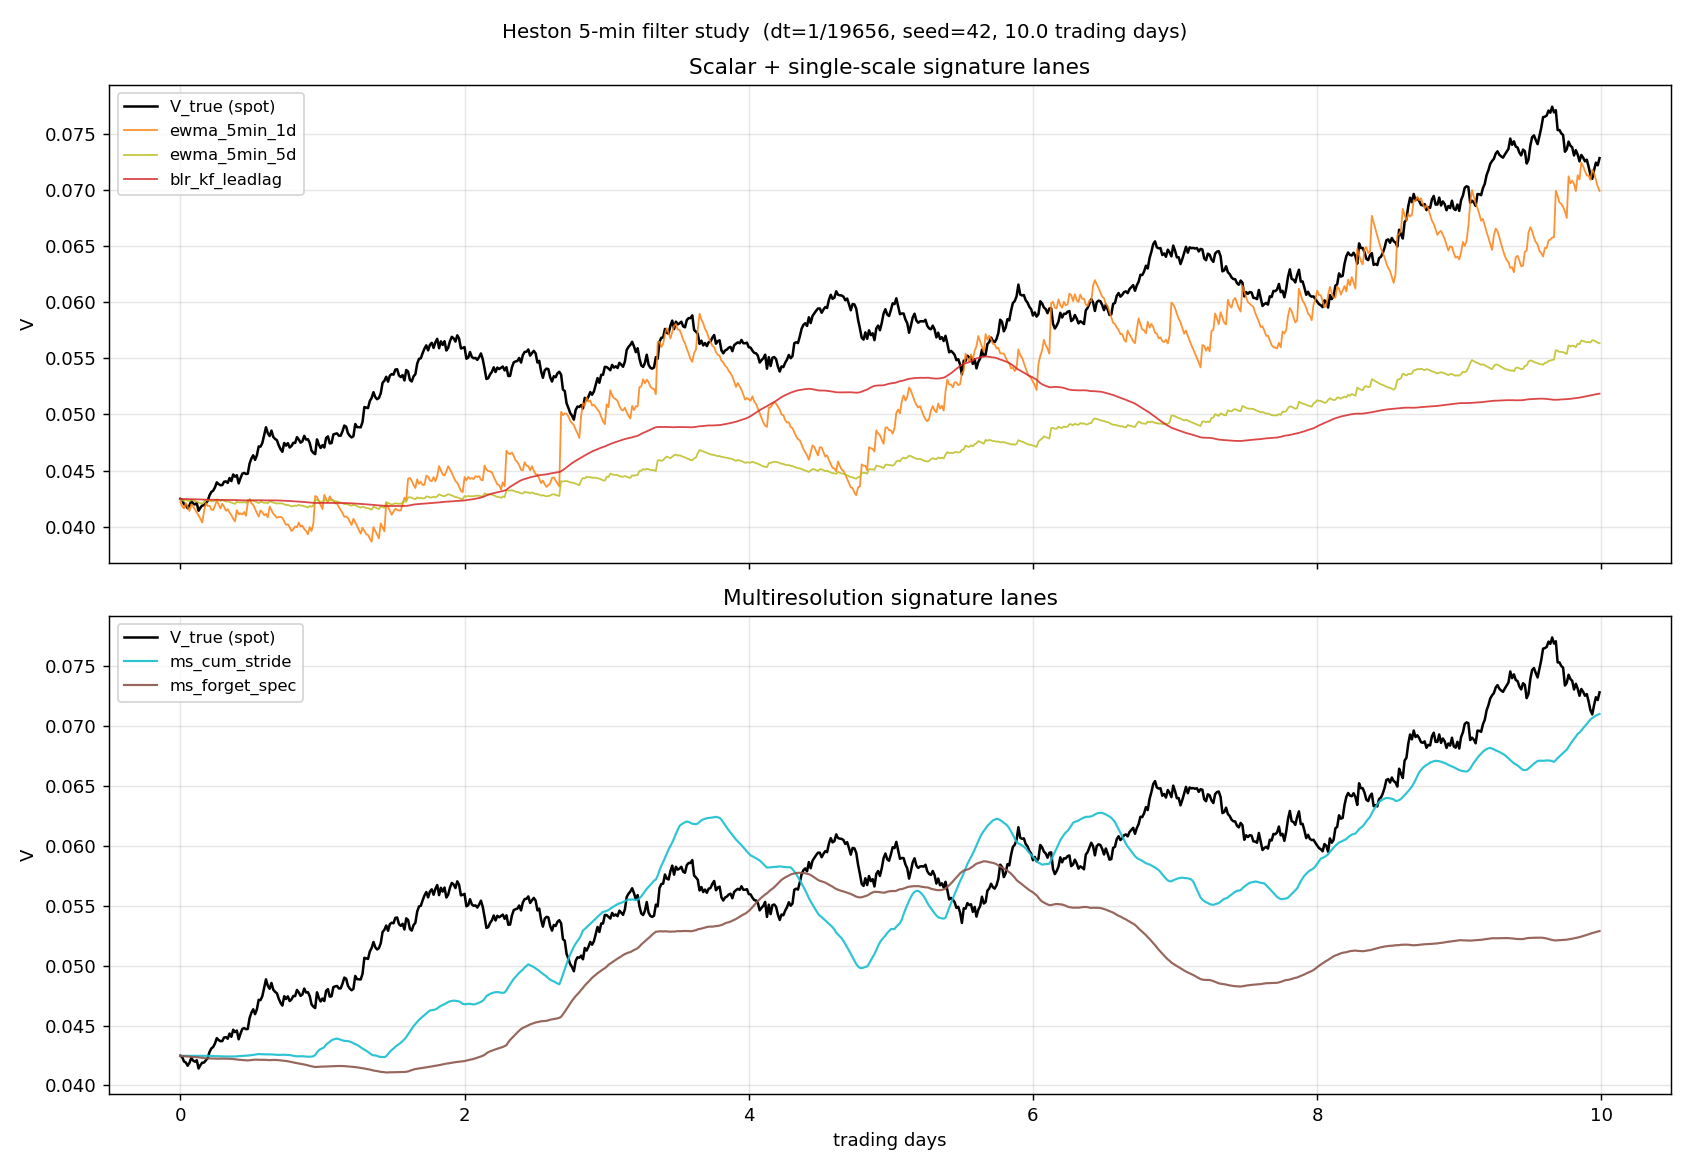

The Python source for this figure:
r"""
BENCHMARK STUDY: Heston filter comparison at 5-minute bars.

This is Row 2 of the validation ladder in
`docs/benchmark_ladder_gated_compression.md`.  At 5-min bars, the
observation frequency is 78 bars/day, so the intraday-to-daily timescale
ratio is substantially larger than in the daily-Heston study.  The
expectation is that fixed-halflife EWMA becomes sensitive to halflife
choice and that multiresolution signature lanes either (a) match EWMA
across a broader range of baselines, or (b) beat the best single EWMA.

No controller (u=0).  Heston V is action-independent, so this is a pure
filter comparison.  Filters consume the underlying-asset return dr_S
(not wealth return).

Lanes compared
--------------
  ewma_5min_1d   : scalar baseline A.  EWMA(r^2/dt) at halflife = 1
                   trading day (78 bars).
  ewma_5min_5d   : scalar baseline B.  EWMA(r^2/dt) at halflife = 5
                   trading days (390 bars).
  blr_kf_leadlag : single-scale lead-lag + 3-feature BLR + outer KF,
                   gamma = 0.99 (about 100-step window).
  ms_cum_stride  : multires cumulative-stride lead-lag BLR+KF,
                   calendar strides (1 hr, 1 day, 5 days) in bars.
  ms_forget_spec : multires forgetting-factor lead-lag BLR+KF with a
                   pilot-estimated spectral ladder (data-driven tau_hat).

Heston config: same as the daily study (rho=-0.7, kappa=2.0, theta=0.04,
xi=0.3).  dt = 1/(252*78).

Reporting
---------
  Primary : pooled corr and RMSE of V_hat_post vs V_true_pre (spot V).
  Secondary: corr vs forward-averaged latent V over h = 78 bars (one day).
  Tertiary : one representative trajectory figure.

Pre-registered interpretation bars (set before running):
  - ms_cum_stride beats EWMA by > +0.03 corr  ->  clear gate flip.
  - ms_cum_stride within +-0.02 corr of EWMA AND clearly above other
    signature variants  ->  strong positive architectural result.
  - EWMA still wins comfortably (> +0.03 over all signature lanes) ->
    the easy-case gate extends to intraday Heston at this config.
"""

from __future__ import annotations

import os
import sys
from dataclasses import replace
from typing import Callable, Dict, List, Tuple

import numpy as np

HERE = os.path.dirname(os.path.abspath(__file__))
sys.path.insert(0, HERE)
sys.path.insert(0, os.path.join(HERE, os.pardir, os.pardir))

from merton_kronic_bilinear import HestonMertonEnv
from merton_value_gradient import (
    CumulativeStrideLeadLagBLRKFVEstimator,
    EWMAVEstimator,
    HVGState,
    LeadLagBLRKFVEstimator,
    MultiScaleLeadLagBLRKFVEstimator,
    OracleVEstimator,
    VGConfig,
    _paired_noise,
    _step_state,
)
from study_heston_filter_targets_and_horizon import (
    _filter_rollout,
    _fresh_lanes,
    build_targets,
)
from src.sskf.multiscale_leadlag_filters import (
    estimate_variance_timescale,
    fixed_calendar_ladder,
    ladder_from_timescale,
)


BARS_PER_DAY = 78
BARS_PER_YEAR = 252 * BARS_PER_DAY   # 19656
DT_5MIN = 1.0 / BARS_PER_YEAR


# ==========================================================================
# Pilot tau (5-min)
# ==========================================================================


def estimate_pilot_tau_years_5min(
    cfg: VGConfig,
    env: HestonMertonEnv,
    n_pilot: int = 8,
    T_pilot_days: int = 30,
    ewma_halflife_bars: float = BARS_PER_DAY,
    base_seed: int = 7_500,
) -> float:
    r"""Pilot tau estimation at 5-min cadence.

    EWMA of r^2/dt with halflife = ewma_halflife_bars steps (default: 78
    bars = 1 trading day).  Then estimate the 1/e lag of the smoothed
    series, capped to the CIR-admissible range.
    """
    lam = float(np.log(2.0) / max(ewma_halflife_bars, 1e-3))
    alpha = 1.0 - float(np.exp(-lam))
    taus: List[float] = []
    T_pilot = int(T_pilot_days * BARS_PER_DAY)
    v0_rng = np.random.RandomState(base_seed)
    for k in range(n_pilot):
        V0 = float(v0_rng.uniform(cfg.V0_low, cfg.V0_high))
        noise = _paired_noise(cfg.rho, T_pilot, base_seed + 1 + k)
        state = HVGState(
            logW=0.0, V=V0, t=0, logW0=0.0,
            ewma_r=0.0, ewma_r2=cfg.V_floor_for_pi_ref * cfg.dt,
        )
        rv = np.zeros(T_pilot)
        smooth = V0
        for t in range(T_pilot):
            state, obs = _step_state(
                env, cfg, state, 0.0,
                float(noise[t, 0]), float(noise[t, 1]),
            )
            y = obs["dr_S"] ** 2 / cfg.dt
            smooth = (1.0 - alpha) * smooth + alpha * y
            rv[t] = smooth
        tau_k = estimate_variance_timescale(
            rv, dt=cfg.dt, max_lag_fraction=0.2,
            min_tau_days=0.5, max_tau_days=250.0,
        )
        taus.append(tau_k)
    return float(np.median(taus))


# ==========================================================================
# Lane factories at 5-min
# ==========================================================================


def make_lane_factories_5min(
    cfg: VGConfig,
    env: HestonMertonEnv,
    tau_spectral_years: float,
    cum_stride_bars: Tuple[float, ...] = (BARS_PER_DAY / 6.0,  # ~1 hr
                                           BARS_PER_DAY * 1.0,  # 1 day
                                           BARS_PER_DAY * 5.0), # 5 days
    ms_spectral_fan: float = 4.0,
    ms_spectral_nscales: int = 3,
) -> Dict[str, Callable[[], object]]:
    r"""Lane factories for the 5-min study.  Scalar-EWMA halflives are
    specified in BARS (not days), since VGConfig's halflife_days field
    is actually a halflife-in-steps under the hood.
    """
    halflife_1d_bars = BARS_PER_DAY
    halflife_5d_bars = 5 * BARS_PER_DAY
    cum_taus = [float(b * cfg.dt) for b in cum_stride_bars]
    spectral_taus = ladder_from_timescale(
        tau_spectral_years, n_scales=ms_spectral_nscales, fan=ms_spectral_fan,
    )
    return {
        "oracle":         lambda: OracleVEstimator(),
        "ewma_5min_1d":   lambda: EWMAVEstimator(
            halflife_days=halflife_1d_bars, dt=cfg.dt,
        ),
        "ewma_5min_5d":   lambda: EWMAVEstimator(
            halflife_days=halflife_5d_bars, dt=cfg.dt,
        ),
        "blr_kf_leadlag": lambda: LeadLagBLRKFVEstimator(
            env=env, dt=cfg.dt, ll_gamma=0.99, target_clip=None,
        ),
        "ms_cum_stride":  lambda: CumulativeStrideLeadLagBLRKFVEstimator(
            env=env, dt=cfg.dt, taus_years=list(cum_taus), target_clip=None,
        ),
        "ms_forget_spec": lambda: MultiScaleLeadLagBLRKFVEstimator(
            env=env, dt=cfg.dt, taus_years=list(spectral_taus), target_clip=None,
        ),
    }


# ==========================================================================
# Core comparison
# ==========================================================================


def study_5min_comparison(
    cfg: VGConfig,
    env: HestonMertonEnv,
    factories: Dict[str, Callable[[], object]],
    n_seeds: int,
    T: int,
    h: int,
    warmup: int,
    base_seed: int,
) -> Dict[str, Dict[str, Tuple[float, float, int]]]:
    lane_names = list(factories.keys())
    target_names = ["spot_V", "one_step_ahead_V", f"forward_latent_V_h{h}"]
    stacked_hat: Dict[str, List[np.ndarray]] = {n: [] for n in lane_names}
    stacked_tgt: Dict[str, List[np.ndarray]] = {n: [] for n in target_names}

    v0_rng = np.random.RandomState(base_seed)
    for k in range(n_seeds):
        V0 = float(v0_rng.uniform(cfg.V0_low, cfg.V0_high))
        noise = _paired_noise(cfg.rho, T, base_seed + 1 + k)
        lanes = _fresh_lanes(factories, V0)
        V_true_pre, V_true_post, V_hat_post, dr_S = _filter_rollout(
            cfg, env, lanes, T, noise, V0,
        )
        targets = build_targets(V_true_pre, V_true_post, dr_S, cfg.dt, h)
        for name in lane_names:
            stacked_hat[name].append(V_hat_post[name])
        for name in target_names:
            stacked_tgt[name].append(targets[name])

    out: Dict[str, Dict[str, Tuple[float, float, int]]] = {}
    for lane in lane_names:
        pred = np.concatenate([a[warmup:] for a in stacked_hat[lane]])
        lane_res: Dict[str, Tuple[float, float, int]] = {}
        for tgt in target_names:
            target_arr = np.concatenate(
                [a[warmup:] for a in stacked_tgt[tgt]]
            )
            mask = np.isfinite(pred) & np.isfinite(target_arr)
            if mask.sum() < 3:
                lane_res[tgt] = (float("nan"), float("nan"), 0)
                continue
            p = pred[mask]
            q = target_arr[mask]
            rmse = float(np.sqrt(np.mean((p - q) ** 2)))
            corr = float(np.corrcoef(p, q)[0, 1])
            lane_res[tgt] = (rmse, corr, int(mask.sum()))
        out[lane] = lane_res
    return out


def _print_table(
    results: Dict[str, Dict[str, Tuple[float, float, int]]],
    h: int,
    title: str,
) -> None:
    order = ["spot_V", "one_step_ahead_V", f"forward_latent_V_h{h}"]
    labels = {
        "spot_V": "spot V",
        "one_step_ahead_V": "one-step V",
        f"forward_latent_V_h{h}": f"fwd_lat_V (h={h}b)",
    }
    print(title)
    print("-" * 118)
    print(f"{'lane':20s} | {'stat':>6s} |", end="")
    for tgt in order:
        print(f"  {labels[tgt]:>20s}", end="")
    print()
    print("-" * 118)
    for lane, lane_res in results.items():
        print(f"{lane:20s} | {'corr':>6s} |", end="")
        for tgt in order:
            _, corr, _ = lane_res[tgt]
            cell = f"{corr:+.4f}" if np.isfinite(corr) else "    nan"
            print(f"  {cell:>20s}", end="")
        print()
    print("-" * 118)
    for lane, lane_res in results.items():
        print(f"{lane:20s} | {'rmse':>6s} |", end="")
        for tgt in order:
            rmse, _, _ = lane_res[tgt]
            cell = f"{rmse:.4f}" if np.isfinite(rmse) else "   nan"
            print(f"  {cell:>20s}", end="")
        print()
    print()


# ==========================================================================
# Warm-start ablation (Benchmark 3)
# ==========================================================================


def warm_start_ablation(
    cfg: VGConfig,
    env: HestonMertonEnv,
    scalar_factory: Callable[[], object],
    signature_factory: Callable[[], object],
    scalar_name: str,
    signature_name: str,
    T: int,
    warm_windows: Tuple[Tuple[int, int], ...],
    n_seeds: int,
    base_seed: int,
) -> Dict[str, Dict[str, Tuple[float, float]]]:
    r"""Warm-persistent within one long path per seed.

    Filters are reset ONCE at t=0 of the path and allowed to warm through
    the path.  Stats are computed inside each (lo, hi) window.  Compare
    how much the signature lane closes vs the scalar baseline as the
    warm-up window moves later in the path.
    """
    factories = {scalar_name: scalar_factory, signature_name: signature_factory}
    per_seed_hat: Dict[str, List[np.ndarray]] = {n: [] for n in factories}
    per_seed_true: List[np.ndarray] = []
    v0_rng = np.random.RandomState(base_seed)
    for k in range(n_seeds):
        V0 = float(v0_rng.uniform(cfg.V0_low, cfg.V0_high))
        noise = _paired_noise(cfg.rho, T, base_seed + 1 + k)
        lanes = _fresh_lanes(factories, V0)
        V_true_pre, _, V_hat_post, _ = _filter_rollout(
            cfg, env, lanes, T, noise, V0,
        )
        for name in factories:
            per_seed_hat[name].append(V_hat_post[name])
        per_seed_true.append(V_true_pre)
    out: Dict[str, Dict[str, Tuple[float, float]]] = {}
    for (lo, hi) in warm_windows:
        key = f"t=[{lo},{hi})"
        out[key] = {}
        true_pool = np.concatenate([a[lo:hi] for a in per_seed_true])
        for name in factories:
            pred_pool = np.concatenate([a[lo:hi] for a in per_seed_hat[name]])
            mask = np.isfinite(pred_pool) & np.isfinite(true_pool)
            if mask.sum() < 3:
                out[key][name] = (float("nan"), float("nan"))
                continue
            rmse = float(np.sqrt(np.mean((pred_pool[mask] - true_pool[mask]) ** 2)))
            corr = float(np.corrcoef(pred_pool[mask], true_pool[mask])[0, 1])
            out[key][name] = (rmse, corr)
    return out


def _print_warm_start_table(
    results: Dict[str, Dict[str, Tuple[float, float]]],
    scalar_name: str, signature_name: str,
) -> None:
    print(f"Warm-start ablation (corr / RMSE vs spot V within each within-path window)")
    print("  CAVEAT: within-path stats; NOT directly comparable to cross-path cold-reset.")
    print("-" * 90)
    windows = list(results.keys())
    header = f"{'window':>16s}  |  {scalar_name[:18]:>18s}   {signature_name[:22]:>22s}"
    print(header)
    print("-" * 90)
    for w in windows:
        rmse_s, corr_s = results[w][scalar_name]
        rmse_g, corr_g = results[w][signature_name]
        cs = f"{corr_s:+.3f}/{rmse_s:.3f}" if np.isfinite(corr_s) else "nan"
        cg = f"{corr_g:+.3f}/{rmse_g:.3f}" if np.isfinite(corr_g) else "nan"
        print(f"{w:>16s}  |  {cs:>18s}   {cg:>22s}")
    print()


# ==========================================================================
# Figure
# ==========================================================================


def _plot_representative(
    cfg: VGConfig,
    env: HestonMertonEnv,
    factories: Dict[str, Callable[[], object]],
    out_path: str,
    T: int,
    seed: int,
) -> None:
    import matplotlib
    matplotlib.use("Agg")
    import matplotlib.pyplot as plt

    cfg2 = replace(cfg, T_steps=T)
    noise = _paired_noise(cfg.rho, T, seed)
    V0 = float(np.random.RandomState(seed).uniform(cfg.V0_low, cfg.V0_high))
    lanes = _fresh_lanes(factories, V0)
    V_true_pre, _, V_hat_post, _ = _filter_rollout(
        cfg2, env, lanes, T, noise, V0,
    )
    t_axis = np.arange(T) / BARS_PER_DAY   # x-axis in trading days
    palette = {
        "oracle":         "tab:green",
        "ewma_5min_1d":   "tab:orange",
        "ewma_5min_5d":   "tab:olive",
        "blr_kf_leadlag": "tab:red",
        "ms_cum_stride":  "tab:cyan",
        "ms_forget_spec": "tab:brown",
    }
    fig, axes = plt.subplots(2, 1, figsize=(13, 9), sharex=True)
    ax = axes[0]
    ax.plot(t_axis, V_true_pre, "k-", lw=1.4, label="V_true (spot)")
    for name in ("ewma_5min_1d", "ewma_5min_5d", "blr_kf_leadlag"):
        if name in V_hat_post:
            ax.plot(t_axis, V_hat_post[name], color=palette.get(name),
                    lw=1.0, alpha=0.85, label=name)
    ax.set_ylabel("V")
    ax.set_title("Scalar + single-scale signature lanes")
    ax.legend(fontsize=9, loc="best")
    ax.grid(alpha=0.3)
    ax = axes[1]
    ax.plot(t_axis, V_true_pre, "k-", lw=1.4, label="V_true (spot)")
    for name in ("ms_cum_stride", "ms_forget_spec"):
        if name in V_hat_post:
            ax.plot(t_axis, V_hat_post[name], color=palette.get(name),
                    lw=1.2, alpha=0.9, label=name)
    ax.set_xlabel("trading days")
    ax.set_ylabel("V")
    ax.set_title("Multiresolution signature lanes")
    ax.legend(fontsize=9, loc="best")
    ax.grid(alpha=0.3)
    fig.suptitle(
        f"Heston 5-min filter study  (dt=1/{BARS_PER_YEAR}, seed={seed}, "
        f"{T/BARS_PER_DAY:.1f} trading days)",
        fontsize=11,
    )
    fig.tight_layout()
    fig.savefig(out_path, dpi=130)
    plt.close(fig)


# ==========================================================================
# Main
# ==========================================================================


def main() -> None:
    # Base daily config; we mutate dt, T_steps, and ewma_halflife in-place.
    cfg_base = VGConfig()
    cfg = replace(
        cfg_base,
        dt=DT_5MIN,
        T_steps=60 * BARS_PER_DAY,   # ~3 trading months
        ewma_halflife_days=float(BARS_PER_DAY),  # 1 day in bars (halflife-in-steps)
    )
    env = HestonMertonEnv(rho=cfg.rho, gamma=cfg.gamma)

    print("=" * 118)
    print("BENCHMARK 2 of validation ladder:  Heston at 5-minute bars  (filter-only, u=0)")
    print(f"  config: rho={cfg.rho}  gamma={cfg.gamma}  dt=1/{BARS_PER_YEAR}={cfg.dt:.6f}")
    print(f"  CIR   : kappa={env.kappa}  theta={env.theta}  xi={env.xi}"
          f"   1/kappa={1.0/env.kappa:.2f} yr = {1.0/(env.kappa*cfg.dt):.0f} bars"
          f" = {1.0/(env.kappa*cfg.dt*BARS_PER_DAY):.1f} days")
    print(f"  V0 uniform [{cfg.V0_low}, {cfg.V0_high}]")
    print("  Bars per day: 78  (5-min bars, 6.5-hour trading day)")
    print("=" * 118)

    # Pilot tau (spectral ladder)
    print()
    print("Pilot tau estimation (EWMA(r^2/dt) ACF 1/e lag, median over pilot seeds)")
    tau_spectral = estimate_pilot_tau_years_5min(
        cfg, env, n_pilot=8, T_pilot_days=30, ewma_halflife_bars=BARS_PER_DAY,
        base_seed=7_500,
    )
    tau_days = tau_spectral / cfg.dt / BARS_PER_DAY
    tau_bars = tau_spectral / cfg.dt
    print(f"  pilot tau_hat = {tau_spectral:.5f} yr = {tau_bars:.0f} bars = {tau_days:.2f} days")
    ladder = ladder_from_timescale(tau_spectral, n_scales=3, fan=4.0)
    ladder_days = [t / cfg.dt / BARS_PER_DAY for t in ladder]
    ladder_bars = [t / cfg.dt for t in ladder]
    print(f"  spectral ladder (fan=4, 3 scales): "
          f"{['%.1fd' % d for d in ladder_days]}  "
          f"(= {['%.0f bars' % b for b in ladder_bars]})")

    factories = make_lane_factories_5min(cfg, env, tau_spectral)
    cum_stride_days = [BARS_PER_DAY / 6.0 / BARS_PER_DAY,
                       1.0, 5.0]
    print(f"  cum-stride calendar scales: "
          f"[{cum_stride_days[0]*24:.1f} hr, {cum_stride_days[1]:.0f} d, {cum_stride_days[2]:.0f} d]"
          f"  = [~13, 78, 390 bars]")

    # Primary study
    print()
    n_seeds = 8
    T_days = 60
    T = T_days * BARS_PER_DAY       # ~4680 bars/seed
    h = BARS_PER_DAY                # forward-averaged V over 1 trading day
    warmup_days = 5
    warmup = warmup_days * BARS_PER_DAY
    print(f"STUDY  --  n_seeds={n_seeds}, T={T} bars ({T_days} trading days), "
          f"h={h} bars (1 day), warm-up={warmup} bars ({warmup_days} days)")
    res = study_5min_comparison(
        cfg, env, factories,
        n_seeds=n_seeds, T=T, h=h, warmup=warmup,
        base_seed=11_000,
    )
    _print_table(res, h=h, title="Study -- corr and RMSE vs spot V / one-step / forward-avg V")

    # Figure
    plot_path = os.path.join(HERE, "study_heston_5min_signature_filters.png")
    try:
        _plot_representative(
            cfg, env, factories, out_path=plot_path,
            T=10 * BARS_PER_DAY, seed=42,
        )
        print(f"Saved figure: {plot_path}")
    except Exception as e:
        print(f"Figure skipped: {e}")

    # Direct answers
    def corr_of(lane: str) -> float:
        return float(res.get(lane, {}).get("spot_V", (float("nan"), float("nan"), 0))[1])

    ewma_best = max(["ewma_5min_1d", "ewma_5min_5d"], key=lambda L: corr_of(L))
    sig_lanes = ["blr_kf_leadlag", "ms_cum_stride", "ms_forget_spec"]
    sig_best = max(sig_lanes, key=lambda L: corr_of(L))

    print("=" * 118)
    print("DIRECT ANSWERS  (at this 5-min Heston config; NOT a universal ranking)")
    print("=" * 118)
    print(f"  Best scalar baseline : {ewma_best} (corr spot V = {corr_of(ewma_best):+.4f})")
    print(f"  Best signature lane  : {sig_best} (corr spot V = {corr_of(sig_best):+.4f})")
    gap = corr_of(sig_best) - corr_of(ewma_best)
    print(f"  Δ (signature - scalar): {gap:+.4f}")
    if gap > 0.03:
        verdict = "CLEAR GATE FLIP: signature beats best scalar EWMA by > +0.03 corr."
    elif gap > -0.02:
        verdict = "Within +-0.02 corr: signature competitive with EWMA at this config."
    else:
        verdict = "Gate holds: EWMA still wins comfortably; easy-case extends to intraday Heston."
    print(f"  Verdict               : {verdict}")

    # Benchmark 3: warm-start ablation
    print()
    print("=" * 118)
    print("BENCHMARK 3  --  warm-start ablation on the strongest pair  (within-path stats)")
    print("=" * 118)
    T_warm_days = 60
    T_warm = T_warm_days * BARS_PER_DAY
    warm_windows = (
        (1 * BARS_PER_DAY,  5 * BARS_PER_DAY),    # early
        (10 * BARS_PER_DAY, 30 * BARS_PER_DAY),   # mid
        (40 * BARS_PER_DAY, 60 * BARS_PER_DAY),   # late
    )
    warm_res = warm_start_ablation(
        cfg, env,
        scalar_factory=factories[ewma_best],
        signature_factory=factories[sig_best],
        scalar_name=ewma_best,
        signature_name=sig_best,
        T=T_warm,
        warm_windows=warm_windows,
        n_seeds=4,
        base_seed=13_000,
    )
    _print_warm_start_table(warm_res, scalar_name=ewma_best, signature_name=sig_best)
    print("  If signature lane's corr improves markedly from early to late windows while the")
    print("  scalar lane stays roughly flat, the residual gap is mostly cold-start rather than")
    print("  architectural.  If both stay flat at their respective levels, the gap is intrinsic.")


if __name__ == "__main__":
    main()
